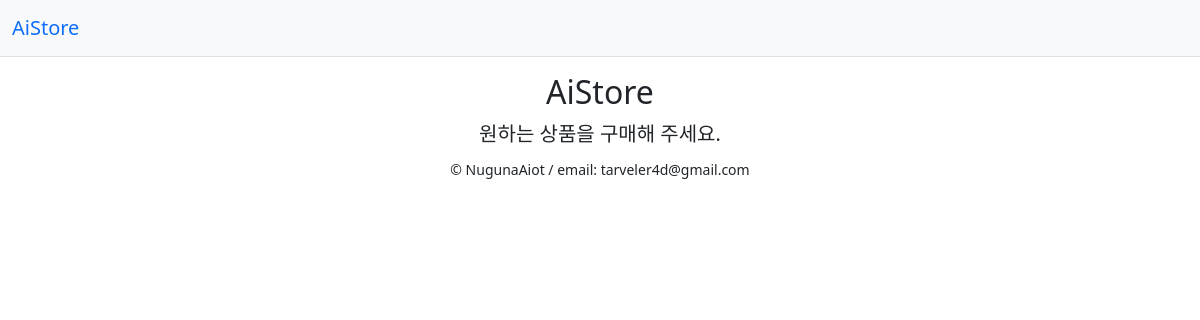
Page /board/s99 on the earlier database version.
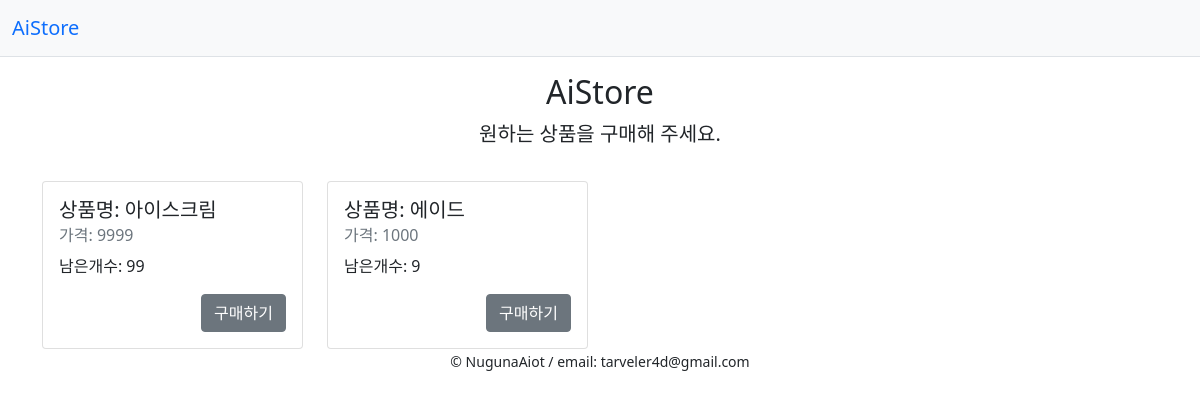
Same page on the later database version.
### aistoremodel.py (models this page shows, shortened)
class Products(Base):
    __tablename__ = 'products'
    p_id = Column(String(20), primary_key=True, unique = True)
    name = Column(String(20))
    reco_price = Column(Integer)

class Inventory(Base):
    __tablename__ = 'inventory'
    p_id = Column(String(20), ForeignKey(Products.p_id), primary_key=True, unique = True)
    count = Column(Integer)
    price = Column(Integer)
    s_id = Column(String(20), ForeignKey(AiStore.s_id), primary_key=True, unique = True) # 문자열(20), 외래키(AiStore.s_id), 주키 설정 하여 컬럼 생성
    product = relationship('Products') # products 테이블과 관계 형성되어 자동 조인(products 테이블의 주키가 인벤토리 테이블의 외래키로 설정되어있어야함)

### app.py (the view, shortened to what this page needs)
@app.route("/board/<s_id>", methods=['POST', 'GET'])
def board(s_id = 'nan'):
    if 'count' in session:
        del session['count']
    if 'buy_product' in session:
        del session['buy_product']
    alert = False
    if s_id != 'nan': # login스토어가 구매후 재접속되는 페이지
        return render_template('board.html', s_id=s_id, menu=get_menu(s_id))
    else:
        return render_template('board.html', s_id=s_id, alert=alert)

### aistoremodel.py (called while the page is built)
def get_menu(s_id): # 해당 스토어의 전체 상품 정보(재고 현황)
    sid_inv = Inventory.query.filter(Inventory.s_id == s_id).all()
    menu = []
    for inv in sid_inv:
        menu.append({ 'p_id':inv.p_id, 'p_name':inv.product.name, 'price':inv.price, 'count':inv.count })
    return menu

### app.py (called while the page is built)
@app.before_request # http요청이 들어올때마다 실행(http요청 핸드러)
def before_request():
    session.permanent = True
    app.permanent_session_lifetime = datetime.timedelta(minutes=5)
    session.modified = True

@app.teardown_request
def shutdown_session(exception=None):
    db_session.remove()

### templates/board.html
{% extends 'base.html' %}
{% block content %}
    {% if s_id == 'nan' %}
    <div class="py-3 text-center">
      <h2>스토어 시작</h2>
      <p class="lead">스토어 아이디를 입력하여 스토어를 시작하세요.</p>
    </div>
    <div class="row justify-content-center">
        <form class="col-4 p-md-5 border rounded-3 bg-light" action="/board/{{ s_id }}" method="post">
            <div class="mb-3">
                <label for="sId" class="form-label">스토어 아이디</label>
                <input type="text" class="form-control" id="sId" aria-describedby="sIdHelp" name="sId">
                <div id="sIdHelp" class="form-text">스토어 접속을 위한 아이디 입력.</div>
            </div>
            <div class="mb-3">
                <label for="sPassword" class="form-label">Password</label>
                <input type="password" class="form-control" id="sPassword" name="sPassword">
            </div>
            <button type="submit" class="btn btn-primary">Submit</button>
        </form>
    </div>
        {% if alert %}
        <div class="row mt-3 justify-content-center">
            <div class="col-4 alert alert-danger" role="alert">
                입력 정보가 유효하지 않습니다.
            </div>
        </div>
        {% endif %}
    {% else %}
    <div class="py-3 text-center">
      <h2>AiStore</h2>
      <p class="lead">원하는 상품을 구매해 주세요.</p>
    </div>
    <div class="row row-cols-1 row-cols-md-4 g-4">
        {% for p in menu %}
        <div class="col">
            <div class="card h-100">
                <div class="card-body">
                    <h5 class="card-title">상품명: {{ p.p_name }}</h5>
                    <h6 class="card-subtitle mb-2 text-muted">가격: {{ p.price }}</h6>
                    <p class="card-text">남은개수: {{ p.count }}</p>
                    <div class="text-end">
                        <a href="{{ url_for('buy', s_id = s_id, p_id = p.p_id)}}" class="btn btn-secondary">구매하기</a>
                    </div>
                </div>
            </div>
        </div>
        {% endfor %}
    </div>
    {% endif %}
{% endblock %}

Differences in the rows shown:
now on this page (row unchanged): Products: p_name "아이스크림"
added Inventory: price "9999"
now on this page (row unchanged): Products: p_name "에이드"
added Inventory: price "1000"
Other differences:
new list line: "상품명: 가격: 남은개수: 99 구매하기"
new list line: "상품명: 가격: 남은개수: 9 구매하기"
